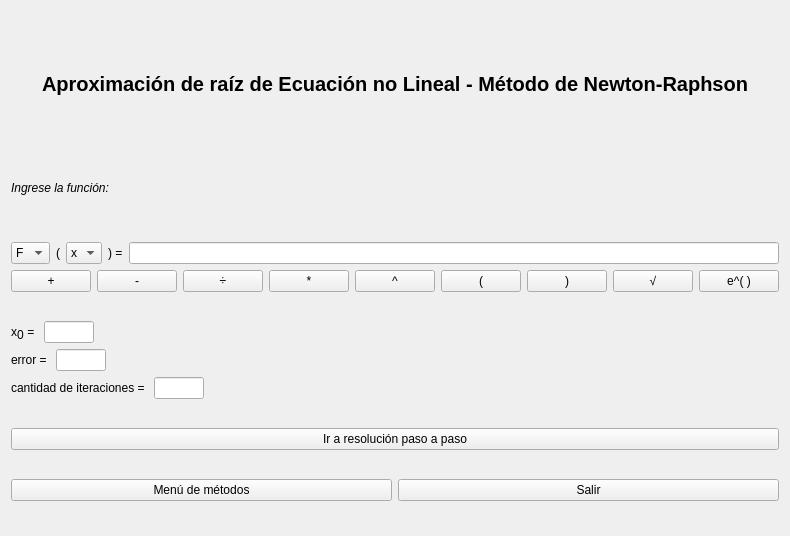
<?xml version="1.0" encoding="UTF-8"?>
<ui version="4.0">
 <class>MetodoNewton</class>
 <widget class="QWidget" name="MetodoNewton">
  <property name="geometry">
   <rect>
    <x>0</x>
    <y>0</y>
    <width>676</width>
    <height>536</height>
   </rect>
  </property>
  <property name="windowTitle">
   <string>Form</string>
  </property>
  <layout class="QVBoxLayout" name="verticalLayout">
   <item>
    <widget class="QLabel" name="label">
     <property name="maximumSize">
      <size>
       <width>16777215</width>
       <height>100</height>
      </size>
     </property>
     <property name="font">
      <font>
       <pointsize>15</pointsize>
       <bold>true</bold>
      </font>
     </property>
     <property name="text">
      <string>Aproximación de raíz de Ecuación no Lineal - Método de Newton-Raphson</string>
     </property>
     <property name="alignment">
      <set>Qt::AlignCenter</set>
     </property>
    </widget>
   </item>
   <item>
    <widget class="QLabel" name="label_2">
     <property name="maximumSize">
      <size>
       <width>16777215</width>
       <height>50</height>
      </size>
     </property>
     <property name="font">
      <font>
       <italic>true</italic>
      </font>
     </property>
     <property name="text">
      <string>Ingrese la función:</string>
     </property>
    </widget>
   </item>
   <item>
    <layout class="QVBoxLayout" name="verticalLayout_4">
     <item>
      <layout class="QHBoxLayout" name="horizontalLayout_12">
       <item>
        <widget class="QComboBox" name="comboBox">
         <property name="maximumSize">
          <size>
           <width>50</width>
           <height>16777215</height>
          </size>
         </property>
         <property name="cursor">
          <cursorShape>PointingHandCursor</cursorShape>
         </property>
         <item>
          <property name="text">
           <string>F</string>
          </property>
         </item>
         <item>
          <property name="text">
           <string>G</string>
          </property>
         </item>
        </widget>
       </item>
       <item>
        <widget class="QLabel" name="label_3">
         <property name="maximumSize">
          <size>
           <width>5</width>
           <height>16777215</height>
          </size>
         </property>
         <property name="text">
          <string>(</string>
         </property>
        </widget>
       </item>
       <item>
        <widget class="QComboBox" name="comboBox_2">
         <property name="maximumSize">
          <size>
           <width>50</width>
           <height>16777215</height>
          </size>
         </property>
         <property name="cursor">
          <cursorShape>PointingHandCursor</cursorShape>
         </property>
         <item>
          <property name="text">
           <string>x</string>
          </property>
         </item>
         <item>
          <property name="text">
           <string>t</string>
          </property>
         </item>
        </widget>
       </item>
       <item>
        <widget class="QLabel" name="label_4">
         <property name="maximumSize">
          <size>
           <width>15</width>
           <height>16777215</height>
          </size>
         </property>
         <property name="text">
          <string>) =</string>
         </property>
        </widget>
       </item>
       <item>
        <widget class="QLineEdit" name="lineEdit"/>
       </item>
      </layout>
     </item>
     <item>
      <layout class="QHBoxLayout" name="horizontalLayout_11">
       <item>
        <widget class="QPushButton" name="pushButton">
         <property name="cursor">
          <cursorShape>PointingHandCursor</cursorShape>
         </property>
         <property name="text">
          <string>+</string>
         </property>
        </widget>
       </item>
       <item>
        <widget class="QPushButton" name="pushButton_2">
         <property name="cursor">
          <cursorShape>PointingHandCursor</cursorShape>
         </property>
         <property name="text">
          <string>-</string>
         </property>
        </widget>
       </item>
       <item>
        <widget class="QPushButton" name="pushButton_3">
         <property name="cursor">
          <cursorShape>PointingHandCursor</cursorShape>
         </property>
         <property name="text">
          <string>÷</string>
         </property>
        </widget>
       </item>
       <item>
        <widget class="QPushButton" name="pushButton_4">
         <property name="cursor">
          <cursorShape>PointingHandCursor</cursorShape>
         </property>
         <property name="text">
          <string>*</string>
         </property>
        </widget>
       </item>
       <item>
        <widget class="QPushButton" name="pushButton_6">
         <property name="cursor">
          <cursorShape>PointingHandCursor</cursorShape>
         </property>
         <property name="text">
          <string>^</string>
         </property>
        </widget>
       </item>
       <item>
        <widget class="QPushButton" name="pushButton_7">
         <property name="cursor">
          <cursorShape>PointingHandCursor</cursorShape>
         </property>
         <property name="text">
          <string>(</string>
         </property>
        </widget>
       </item>
       <item>
        <widget class="QPushButton" name="pushButton_8">
         <property name="cursor">
          <cursorShape>PointingHandCursor</cursorShape>
         </property>
         <property name="text">
          <string>)</string>
         </property>
        </widget>
       </item>
       <item>
        <widget class="QPushButton" name="pushButton_9">
         <property name="cursor">
          <cursorShape>PointingHandCursor</cursorShape>
         </property>
         <property name="text">
          <string>√</string>
         </property>
        </widget>
       </item>
       <item>
        <widget class="QPushButton" name="pushButton_5">
         <property name="cursor">
          <cursorShape>PointingHandCursor</cursorShape>
         </property>
         <property name="text">
          <string>e^( )</string>
         </property>
        </widget>
       </item>
      </layout>
     </item>
    </layout>
   </item>
   <item>
    <layout class="QVBoxLayout" name="verticalLayout_3">
     <item>
      <layout class="QHBoxLayout" name="horizontalLayout_3">
       <property name="spacing">
        <number>0</number>
       </property>
       <item>
        <widget class="QLabel" name="label_5">
         <property name="maximumSize">
          <size>
           <width>8</width>
           <height>16777215</height>
          </size>
         </property>
         <property name="text">
          <string>x</string>
         </property>
        </widget>
       </item>
       <item>
        <widget class="QLabel" name="label_6">
         <property name="maximumSize">
          <size>
           <width>10</width>
           <height>20</height>
          </size>
         </property>
         <property name="font">
          <font>
           <pointsize>9</pointsize>
          </font>
         </property>
         <property name="text">
          <string>0</string>
         </property>
         <property name="alignment">
          <set>Qt::AlignBottom|Qt::AlignLeading|Qt::AlignLeft</set>
         </property>
        </widget>
       </item>
       <item>
        <widget class="QLabel" name="label_7">
         <property name="minimumSize">
          <size>
           <width>20</width>
           <height>0</height>
          </size>
         </property>
         <property name="maximumSize">
          <size>
           <width>20</width>
           <height>16777215</height>
          </size>
         </property>
         <property name="text">
          <string> =</string>
         </property>
        </widget>
       </item>
       <item>
        <widget class="QLineEdit" name="lineEdit_2">
         <property name="maximumSize">
          <size>
           <width>50</width>
           <height>16777215</height>
          </size>
         </property>
        </widget>
       </item>
       <item>
        <spacer name="horizontalSpacer">
         <property name="orientation">
          <enum>Qt::Horizontal</enum>
         </property>
         <property name="sizeType">
          <enum>QSizePolicy::Expanding</enum>
         </property>
         <property name="sizeHint" stdset="0">
          <size>
           <width>545</width>
           <height>20</height>
          </size>
         </property>
        </spacer>
       </item>
      </layout>
     </item>
     <item>
      <layout class="QHBoxLayout" name="horizontalLayout_4">
       <item>
        <widget class="QLabel" name="label_8">
         <property name="maximumSize">
          <size>
           <width>40</width>
           <height>16777215</height>
          </size>
         </property>
         <property name="text">
          <string>error = </string>
         </property>
        </widget>
       </item>
       <item>
        <widget class="QLineEdit" name="lineEdit_3">
         <property name="maximumSize">
          <size>
           <width>50</width>
           <height>16777215</height>
          </size>
         </property>
        </widget>
       </item>
       <item>
        <spacer name="horizontalSpacer_2">
         <property name="orientation">
          <enum>Qt::Horizontal</enum>
         </property>
         <property name="sizeHint" stdset="0">
          <size>
           <width>40</width>
           <height>20</height>
          </size>
         </property>
        </spacer>
       </item>
      </layout>
     </item>
     <item>
      <layout class="QHBoxLayout" name="horizontalLayout_5">
       <item>
        <widget class="QLabel" name="label_9">
         <property name="text">
          <string>cantidad de iteraciones = </string>
         </property>
        </widget>
       </item>
       <item>
        <widget class="QLineEdit" name="lineEdit_4">
         <property name="maximumSize">
          <size>
           <width>50</width>
           <height>16777215</height>
          </size>
         </property>
        </widget>
       </item>
       <item>
        <spacer name="horizontalSpacer_3">
         <property name="orientation">
          <enum>Qt::Horizontal</enum>
         </property>
         <property name="sizeHint" stdset="0">
          <size>
           <width>40</width>
           <height>20</height>
          </size>
         </property>
        </spacer>
       </item>
      </layout>
     </item>
    </layout>
   </item>
   <item>
    <widget class="QPushButton" name="resButton">
     <property name="cursor">
      <cursorShape>PointingHandCursor</cursorShape>
     </property>
     <property name="text">
      <string>Ir a resolución paso a paso</string>
     </property>
    </widget>
   </item>
   <item>
    <layout class="QHBoxLayout" name="horizontalLayout">
     <item>
      <widget class="QPushButton" name="menuMetodosButton">
       <property name="cursor">
        <cursorShape>PointingHandCursor</cursorShape>
       </property>
       <property name="text">
        <string>Menú de métodos</string>
       </property>
      </widget>
     </item>
     <item>
      <widget class="QPushButton" name="salirButton">
       <property name="cursor">
        <cursorShape>PointingHandCursor</cursorShape>
       </property>
       <property name="text">
        <string>Salir</string>
       </property>
      </widget>
     </item>
    </layout>
   </item>
  </layout>
 </widget>
 <resources/>
 <connections/>
</ui>
